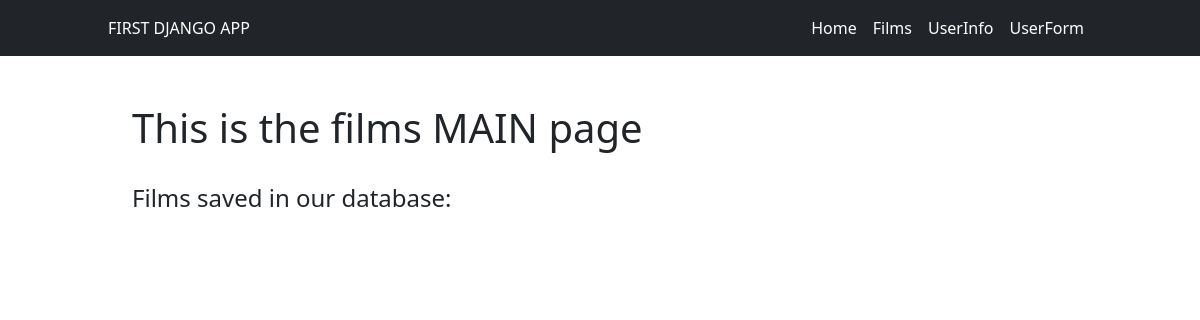
/films/, run on an earlier commit of the app's database.
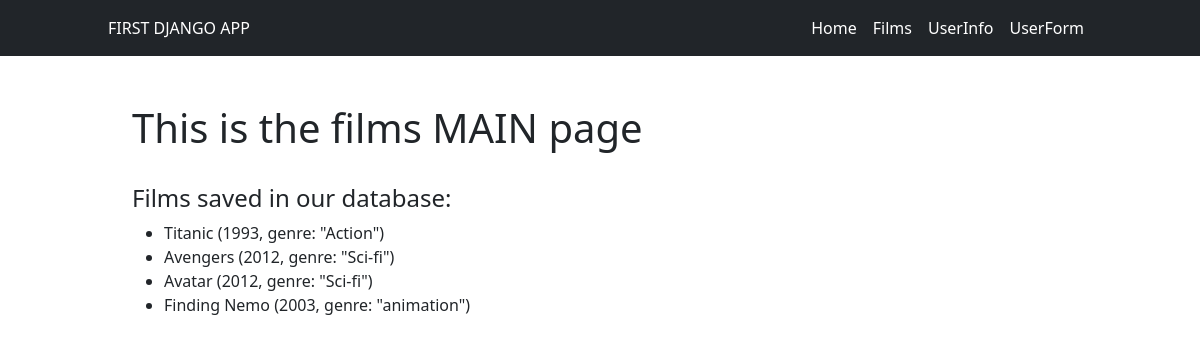
And on a later commit of the database.
### films/models.py (models this page shows, shortened)
class Film(models.Model):
    title = models.CharField(max_length=200)
    year = models.PositiveIntegerField()
    genre = models.ForeignKey(Genre, on_delete=models.CASCADE)

class Genre(models.Model):
    name = models.CharField(max_length=150)
    def __str__(self):
        return self.name

### films/views.py (the view)
# urls.py: path('', views.main, name='main'),
def main(request):
    title = 'Main Page'
    films_list = Film.objects.all()
    context = {'title': title,
               'films_list': films_list}
    return render(request,
                  'films/main.html',
                  context)

### films/templates/films/main.html
{% extends 'base.html' %}
{% block content %}
<h1>This is the films MAIN page</h1>
<br>
<h4>Films saved in our database:</h4>
<ul>
{% for film in films_list %}
  <li>{{film.title}} ({{film.year}}, genre: "{{film.genre}}")</li>
{% endfor %}
</ul>
{% endblock  %}

### templates/base.html (shortened to what this page needs)
<!DOCTYPE html>
<html lang="en">
  <head>
    <link href="https://cdn.jsdelivr.net/npm/bootstrap@5.1.3/dist/css/bootstrap.min.css" rel="stylesheet">
  </head>
  <body>
    <nav class="navbar navbar-expand-lg navbar-dark bg-dark">
        <div class="d-flex justify-content-between px-5 mx-auto" style="width: 90%;">
            <span class="navbar-text text-white">FIRST DJANGO APP</span>
            <ul class="navbar-nav mr-auto">
                <li class="nav-item active">
                    <a class="nav-link active" href="{% url 'home' %}">Home</a>
                </li>
                <li class="nav-item active">
                    <a class="nav-link active" href="{% url 'films:main' %}">Films</a>
                </li>
                <li class="nav-item active">
                    <a class="nav-link active" href="{% url 'films:user_info' %}">UserInfo</a>
                </li>
                <li class="nav-item active">
                    <a class="nav-link active" href="{% url 'films:user_form' %}">UserForm</a>
                  </li>
            </ul>
        </div>
    </nav>
    <div class="container-fluid mt-5" style="max-width: 80%">
        {% block content %}
        {% endblock  %}
    </div>
  </body>
</html>

What changed in the data, as far as the page shows it:
added Film: title "Titanic", year "1993", genre "Action"
added Film: title "Avengers", year "2012", genre "Sci-fi"
added Film: title "Avatar", year "2012", genre "Sci-fi"
added Film: title "Finding Nemo", year "2003", genre "animation"
